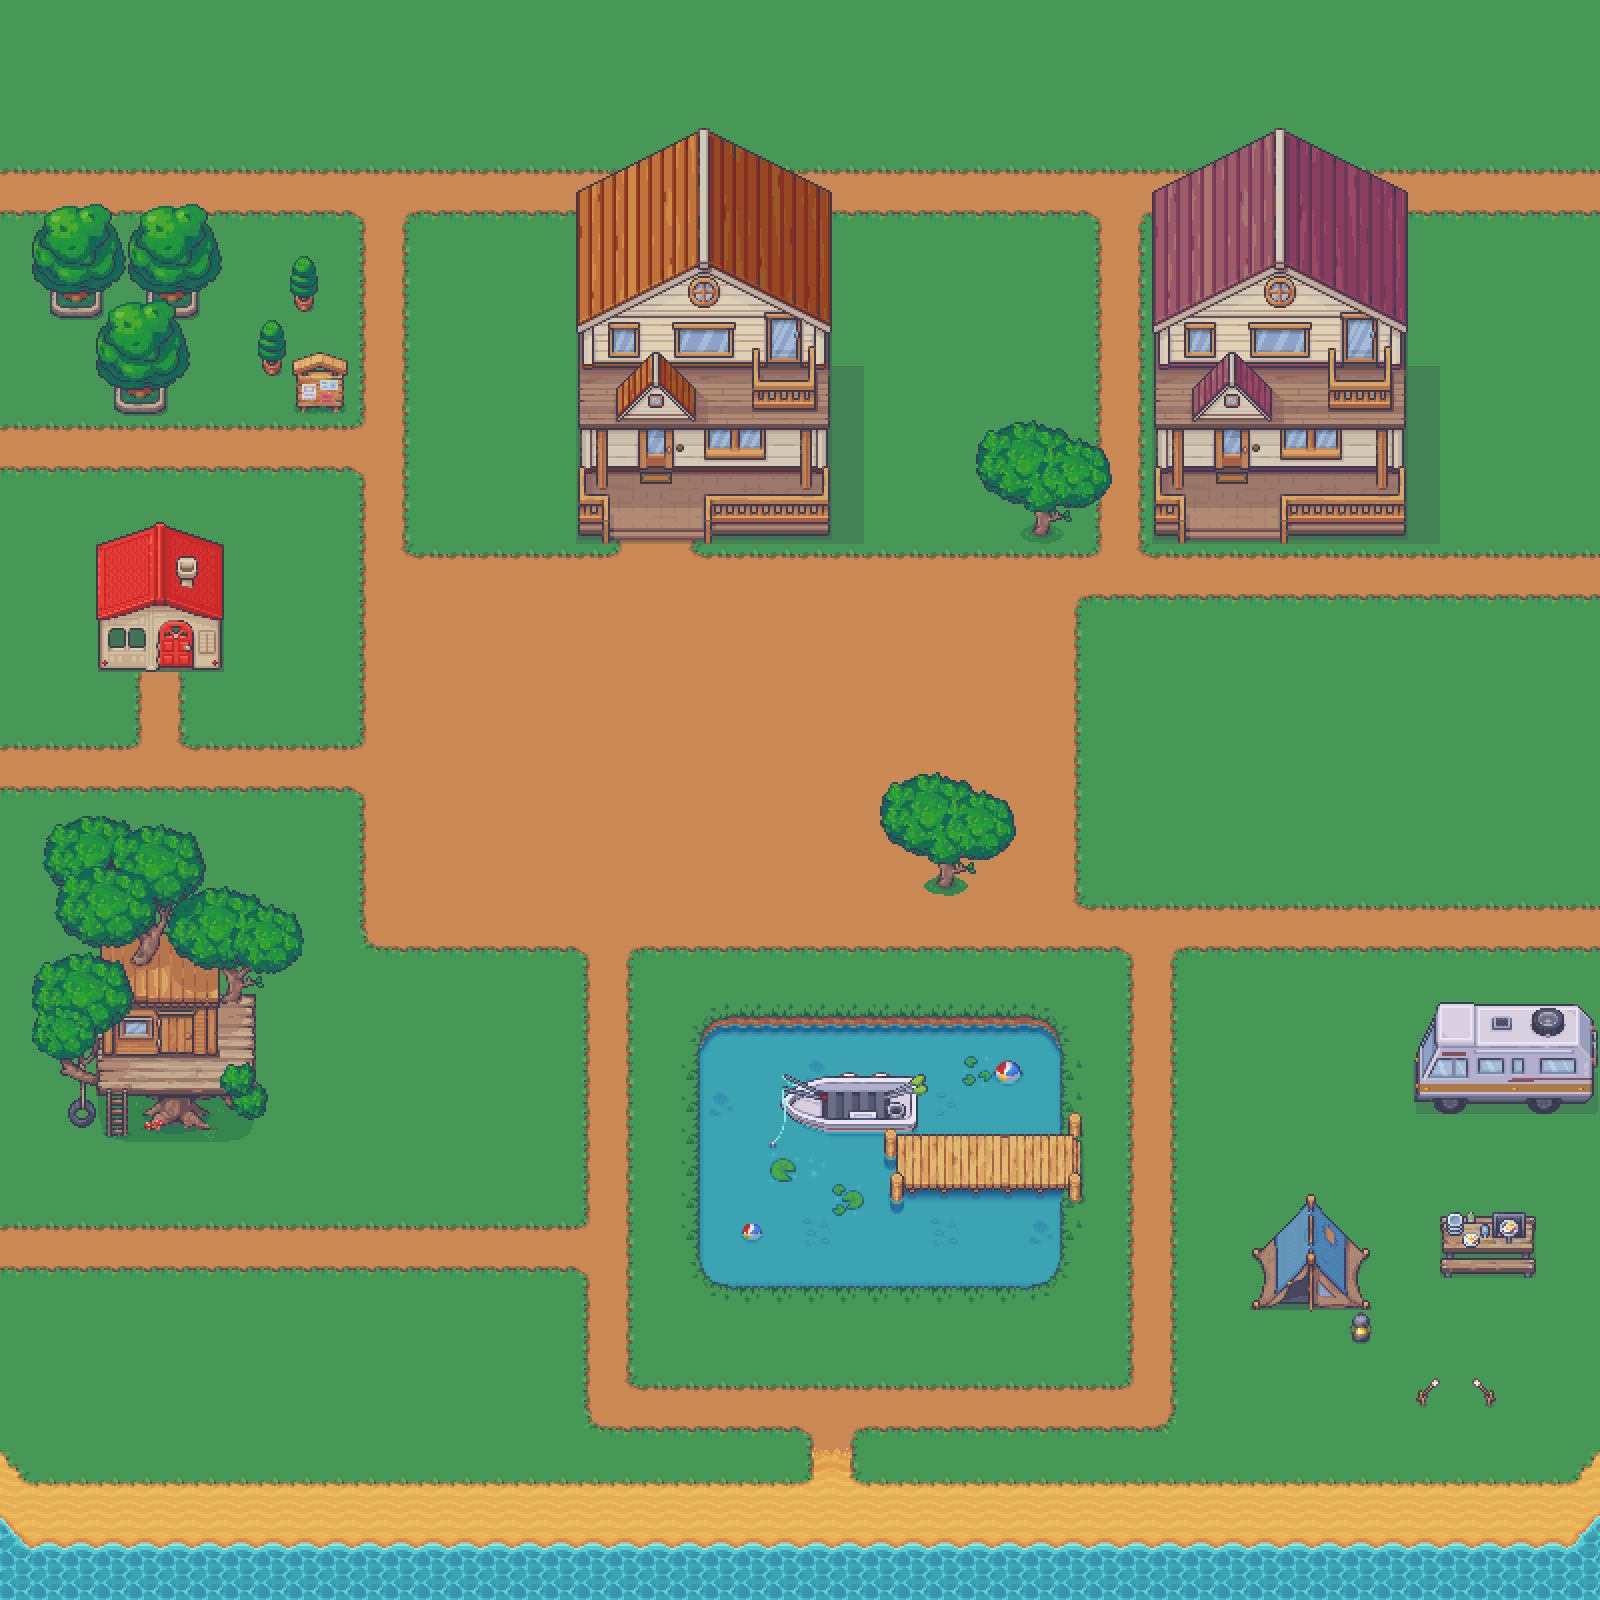

A level layout from a 2D game, rendered from its tile map. Below: a short description, then the map file with tile-grid data replaced by summaries:
An orthogonal 50x50 tile map with 32x32 px tiles, 28 tile layers (WalkablePaths, Ground, Lake, Boat, ...), 4 tilesets.

<map version="1.10" tiledversion="1.11.2" orientation="orthogonal" renderorder="right-down" width="50" height="50" tilewidth="32" tileheight="32" infinite="0" nextlayerid="46" nextobjectid="31">
 <tileset firstgid="1" source="grounds.tsx" />
 <tileset firstgid="2177" source="citytiles.tsx" />
 <tileset firstgid="8254" source="villas.tsx" />
 <tileset firstgid="10078" source="camping.tsx" />
 <layer id="23" name="WalkablePaths" width="50" height="50">
  <data>[2500 cells, 2496 non-empty, 2 distinct tile ids]</data>
 </layer>
 <layer id="1" name="Ground" width="50" height="50">
  <data>[2500 cells, 2500 non-empty, 8 distinct tile ids]</data>
 </layer>
 <layer id="40" name="Lake" width="50" height="50">
  <data>[2500 cells, 130 non-empty, 34 distinct tile ids]</data>
 </layer>
 <layer id="42" name="Boat" width="50" height="50">
  <data>[2500 cells, 15 non-empty, 15 distinct tile ids]</data>
 </layer>
 <layer id="41" name="Plank" width="50" height="50">
  <data>[2500 cells, 22 non-empty, 22 distinct tile ids]</data>
 </layer>
 <layer id="43" name="Camping" width="50" height="50">
  <data>[2500 cells, 54 non-empty, 54 distinct tile ids]</data>
 </layer>
 <layer id="45" name="Campfire" width="50" height="50">
  <data>[2500 cells, 0 non-empty, 0 distinct tile ids]</data>
 </layer>
 <layer id="44" name="TreeHouse" width="50" height="50">
  <data>[2500 cells, 95 non-empty, 95 distinct tile ids]</data>
 </layer>
 <layer id="20" name="Beach" width="50" height="50">
  <data>[2500 cells, 154 non-empty, 12 distinct tile ids]</data>
 </layer>
 <layer id="19" name="Paths" width="50" height="50">
  <data>[2500 cells, 682 non-empty, 13 distinct tile ids]</data>
 </layer>
 <group id="22" name="Buildings">
  <layer id="4" name="House" width="50" height="50">
   <data>[2500 cells, 62 non-empty, 62 distinct tile ids]</data>
  </layer>
  <layer id="9" name="Library" width="50" height="50">
   <data>[2500 cells, 12 non-empty, 12 distinct tile ids]</data>
  </layer>
  <layer id="38" name="EmptyHouse1" width="50" height="50">
   <data>[2500 cells, 69 non-empty, 69 distinct tile ids]</data>
  </layer>
 </group>
 <layer id="3" name="Trees" width="50" height="50">
  <data>[2500 cells, 8 non-empty, 4 distinct tile ids]</data>
 </layer>
 <group id="10" name="Skills">
  <layer id="15" name="C++" width="50" height="50">
   <data>[2500 cells, 2 non-empty, 2 distinct tile ids]</data>
  </layer>
  <layer id="13" name="Rust" width="50" height="50">
   <data>[2500 cells, 2 non-empty, 2 distinct tile ids]</data>
  </layer>
  <layer id="12" name="Architecture" width="50" height="50">
   <data>[2500 cells, 3 non-empty, 3 distinct tile ids]</data>
  </layer>
  <layer id="14" name="Pipelines" width="50" height="50">
   <data>[2500 cells, 3 non-empty, 3 distinct tile ids]</data>
  </layer>
  <layer id="11" name="Typescript" width="50" height="50">
   <data>[2500 cells, 3 non-empty, 3 distinct tile ids]</data>
  </layer>
 </group>
 <group id="17" name="Signs">
  <layer id="18" name="SkillsForest" width="50" height="50">
   <data>[2500 cells, 4 non-empty, 4 distinct tile ids]</data>
  </layer>
 </group>
 <layer id="24" name="Character" width="50" height="50">
  <data>[2500 cells, 0 non-empty, 0 distinct tile ids]</data>
 </layer>
 <group id="30" name="AboveCharacter">
  <group id="35" name="SkillsAbove">
   <layer id="37" name="ArchitectureAbove" width="50" height="50">
    <data>[2500 cells, 9 non-empty, 9 distinct tile ids]</data>
   </layer>
   <layer id="36" name="PipelinesAbove" width="50" height="50">
    <data>[2500 cells, 9 non-empty, 9 distinct tile ids]</data>
   </layer>
   <layer id="34" name="TypescriptAbove" width="50" height="50">
    <data>[2500 cells, 9 non-empty, 9 distinct tile ids]</data>
   </layer>
  </group>
  <layer id="33" name="TreesAbove" width="50" height="50">
   <data>[2500 cells, 30 non-empty, 15 distinct tile ids]</data>
  </layer>
  <layer id="32" name="HouseAbove" width="50" height="50">
   <data>[2500 cells, 48 non-empty, 48 distinct tile ids]</data>
  </layer>
  <layer id="31" name="LibraryAbove" width="50" height="50">
   <data>[2500 cells, 8 non-empty, 8 distinct tile ids]</data>
  </layer>
  <layer id="39" name="EmptyHouse1Above" width="50" height="50">
   <data>[2500 cells, 48 non-empty, 48 distinct tile ids]</data>
  </layer>
 </group>
</map>
